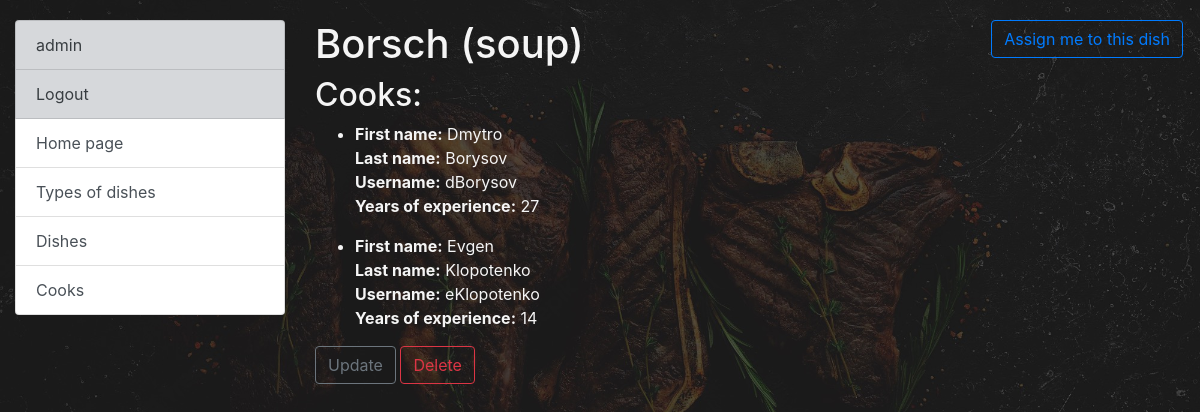
/dish/3/ (signed in), run on the app's committed database.
### kitchen/models.py (models this page shows, shortened)
class Cook(AbstractUser):
    years_of_experience = models.IntegerField(null=True, blank=True)
    class Meta:
        ordering = ["first_name"]

class Dish(models.Model):
    name = models.CharField(max_length=50)
    description = models.TextField()
    price = models.DecimalField(max_digits=10, decimal_places=2)
    dish_type = models.ForeignKey(DishType, on_delete=models.CASCADE)
    cooks = models.ManyToManyField(Cook, related_name="dishes")
    class Meta:
        ordering = ["name"]
        verbose_name = "dish"
        verbose_name_plural = "dishes"

class DishType(models.Model):
    name = models.CharField(max_length=50, unique=True)
    class Meta:
        ordering = ["name"]

### kitchen/views.py (the view)
# urls.py: path("dish/<int:pk>/", DishDetailView.as_view(), name="dish-detail"),
class DishDetailView(LoginRequiredMixin, generic.DetailView):
    model = Dish

### templates/kitchen/dish_detail.html
{% extends "base.html" %}
{% block content %}
  <h1>
    {{ dish.name }} ({{ dish.dish_type.name }})
  {% if user not in dish.cooks.all  %}
    <a href="{% url 'kitchen:cook-assign-to-dish' pk=dish.id %}" class="btn btn-outline-primary link-to-page">
      Assign me to this dish
      </a>
      {% else %}
     <a href="{% url 'kitchen:cook-delete-from-dish' pk=dish.id %}" class="btn btn-outline-danger">
      Delete me from this dish
      </a>
  {% endif %}
  </h1>
  <div>
  {% if dish.cooks.all %}
    <h2>Cooks:</h2>
    {% for cook in dish.cooks.all %}
      <ul>
      <li class="list_item">
        <div class="item_content">
          <p>
            <strong>First name:</strong> {{ cook.first_name }}<br>
            <strong>Last name:</strong> {{ cook.last_name }}<br>
            <strong>Username:</strong> {{ cook.username }}<br>
            <strong>Years of experience:</strong> {{ cook.years_of_experience }}<br>
          </p>
        </div>
      </li>
      </ul>
    {% endfor %}
  {% else %}
    <p>This dish does not have any cooks</p>
  {% endif %}
  </div>
  <a class="btn btn-outline-secondary" href="{% url 'kitchen:dish-update' pk=dish.pk %}">Update</a>
  <a class="btn btn-outline-danger" href="{% url 'kitchen:dish-delete' pk=dish.pk %}">Delete</a>
{% endblock %}

### templates/includes/sidebar.html
<ul class="sidebar-nav list-group">
  {% if user.is_authenticated %}
     <a class="list-group-item list-group-item-action list-group-item-secondary" href="{% url "kitchen:cook-detail" pk=user.id %}">{{ user.username }} </a>
     <a class="list-group-item list-group-item-action list-group-item-secondary" href="{% url "logout" %}">Logout</a>
  {% else %}
  <a class="list-group-item list-group-item-action list-group-item-secondary" href="{% url "login" %}">Login</a>
  {% endif %}
  <a class="list-group-item list-group-item-action" href="{% url 'kitchen:index' %}">Home page</a>
  <a class="list-group-item list-group-item-action" href="{% url 'kitchen:dish-type-list' %}">Types of dishes</a>
  <a class="list-group-item list-group-item-action" href="{% url 'kitchen:dish-list' %}">Dishes</a>
  <a class="list-group-item list-group-item-action" href="{% url 'kitchen:cook-list' %}">Cooks</a>
</ul>

### static/css/styles.css (style rules this page uses)
body { margin-top: 20px; background-image: url('/static/steak.jpeg'); background-size: cover; color: whitesmoke; }
.link-to-page { float: right; margin: 0 2px 0 2px; }

### data on the page
Cook: username "admin"
Dish: name "Borsch", dish_type.name "soup"
Cook: first_name "Dmytro", last_name "Borysov", username "dBorysov", years_of_experience "27"
Cook: first_name "Evgen", last_name "Klopotenko", username "eKlopotenko", years_of_experience "14"
